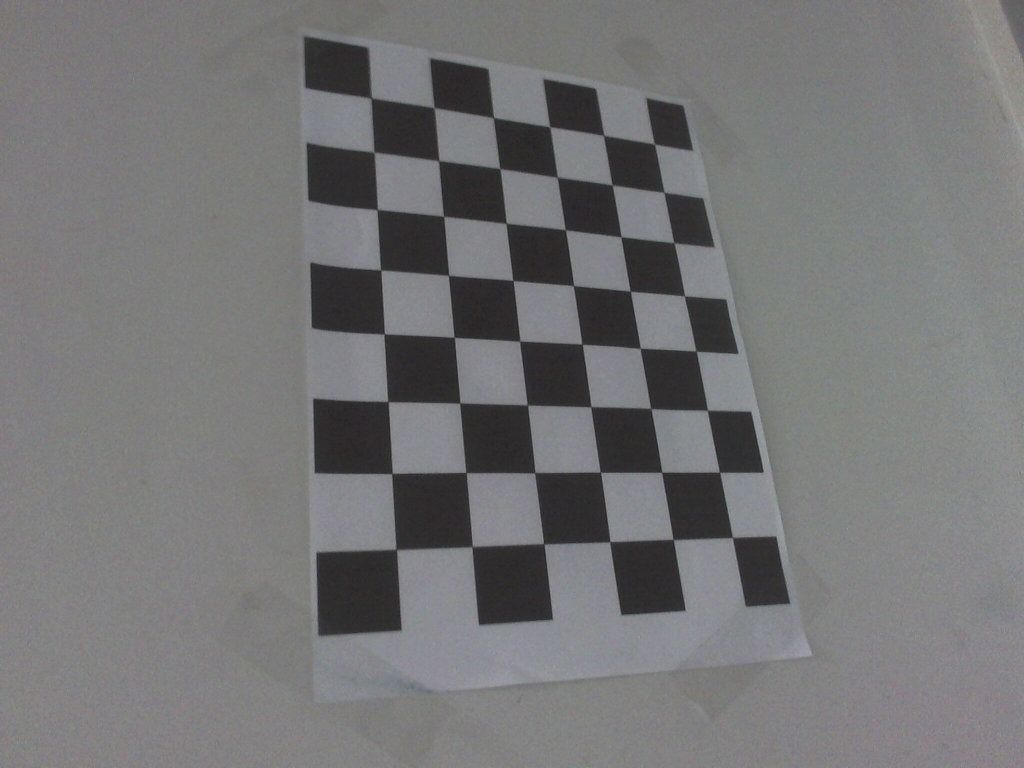
#> input picture 2019-04-08-171357.jpg, 2048 x 1536 px (shown at 1/2 size); its folder holds 4 pictures in this run; the run also reads 1 picture not shown here
$ python test-calib.py
#> lines starting #> are read from the running program, lines starting #| are printed output that depends on the picture; after the words box and inside, x2 and y2 are one past the last pixel; in counts of white or black regions, pixels touching at a corner belong together
import numpy as np
import cv2
import glob

# termination criteria
criteria = (cv2.TERM_CRITERIA_EPS + cv2.TERM_CRITERIA_MAX_ITER, 30, 0.001)

# prepare object points, like (0,0,0), (1,0,0), (2,0,0) ....,(6,5,0)
objp = np.zeros((6*8,3), np.float32)
objp[:,:2] = np.mgrid[0:8,0:6].T.reshape(-1,2)

# Arrays to store object points and image points from all the images.
objpoints = [] # 3d point in real world space
imgpoints = [] # 2d points in image plane.

images = glob.glob('*.jpg')

cv2.namedWindow('img', cv2.WINDOW_NORMAL)        # Create window with freedom of dimensions
cv2.resizeWindow('img', 800, 600)


for fname in images:
    img = cv2.imread(fname)
#> img is the input picture: shape (1536, 2048, 3); mean B, G, R 117.2, 116.4, 116.4
    gray = cv2.cvtColor(img,cv2.COLOR_BGR2GRAY)

    # Find the chess board corners
    ret, corners = cv2.findChessboardCorners(gray, (8,6),None)
#> ret = True; corners = 48 rows, first 8: [1308.5, 288], [1329, 384.5], [1346.5, 483.6], [1370, 592], [1392.5, 702.5], [1417.4, 819.2], [1439, 944.5], [1465, 1075.5]

    # If found, add object points, image points (after refining them)
    if ret == True:
        objpoints.append(objp)

        cv2.cornerSubPix(gray,corners,(11,11),(-1,-1),criteria)
        imgpoints.append(corners)

        # Draw and display the corners
        cv2.drawChessboardCorners(img, (8,6), corners,ret)
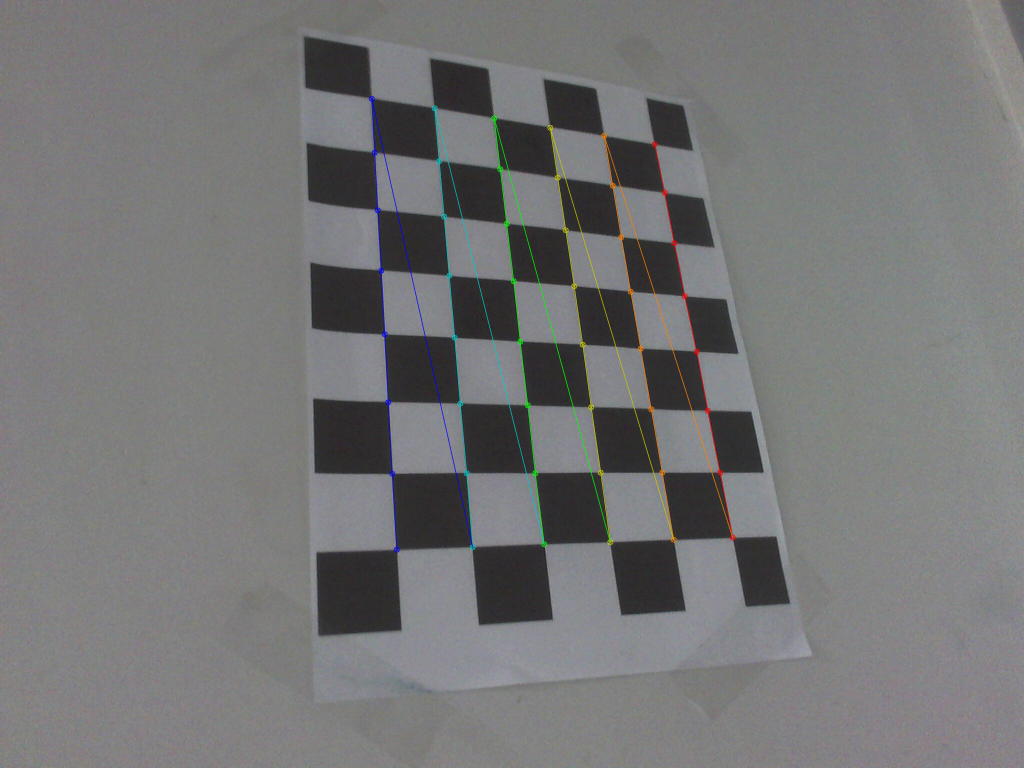
#> img: shape (1536, 2048, 3) (shown at 1/2 size); 1.01% of pixels changed, all inside (x1, y1, x2, y2) = (737, 191, 1472, 1106)
        cv2.imshow('img',img)
        cv2.waitKey(500)
#> pass 2 of the loop `for fname in images:`:
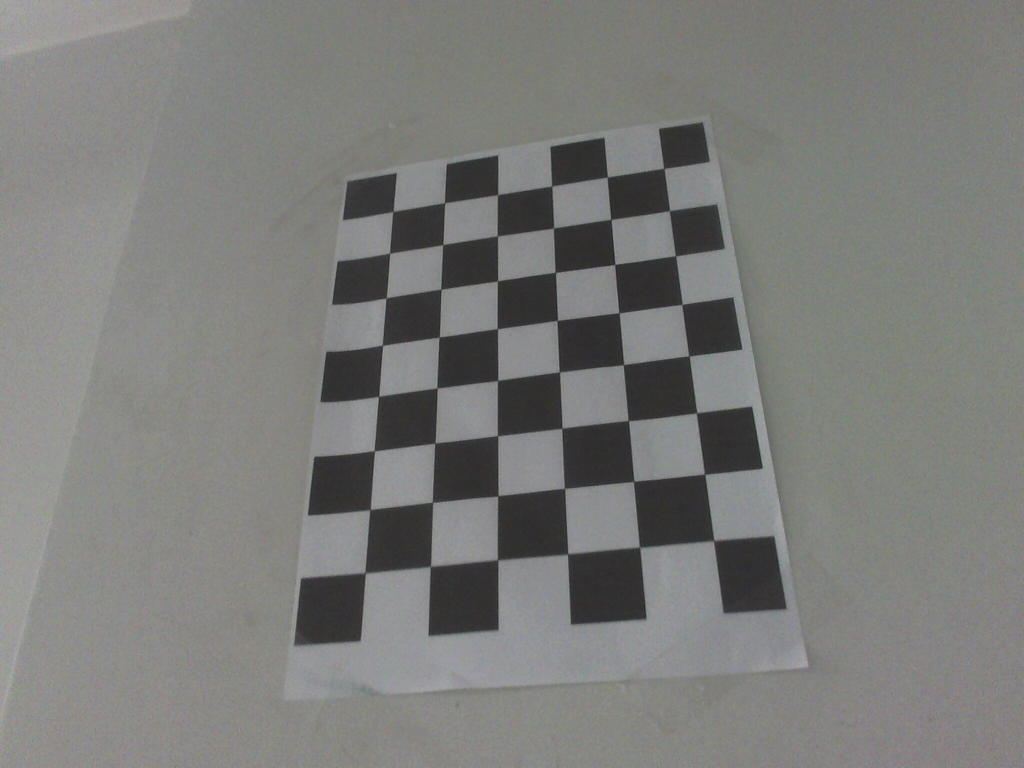
#> input picture 2019-04-08-171420.jpg, 2048 x 1536 px (shown at 1/2 size)
#> img is the input picture: shape (1536, 2048, 3); mean B, G, R 121.4, 123.8, 123.4
#> corners = 48 rows, first 8: [1324, 345], [1338.5, 422.5], [1353, 511.9], [1364, 609.5], [1378.7, 712.4], [1393.6, 827.1], [1410.7, 949.7], [1428, 1081.5]
#> `cv2.drawChessboardCorners(img, (8,6), corners,ret)`:
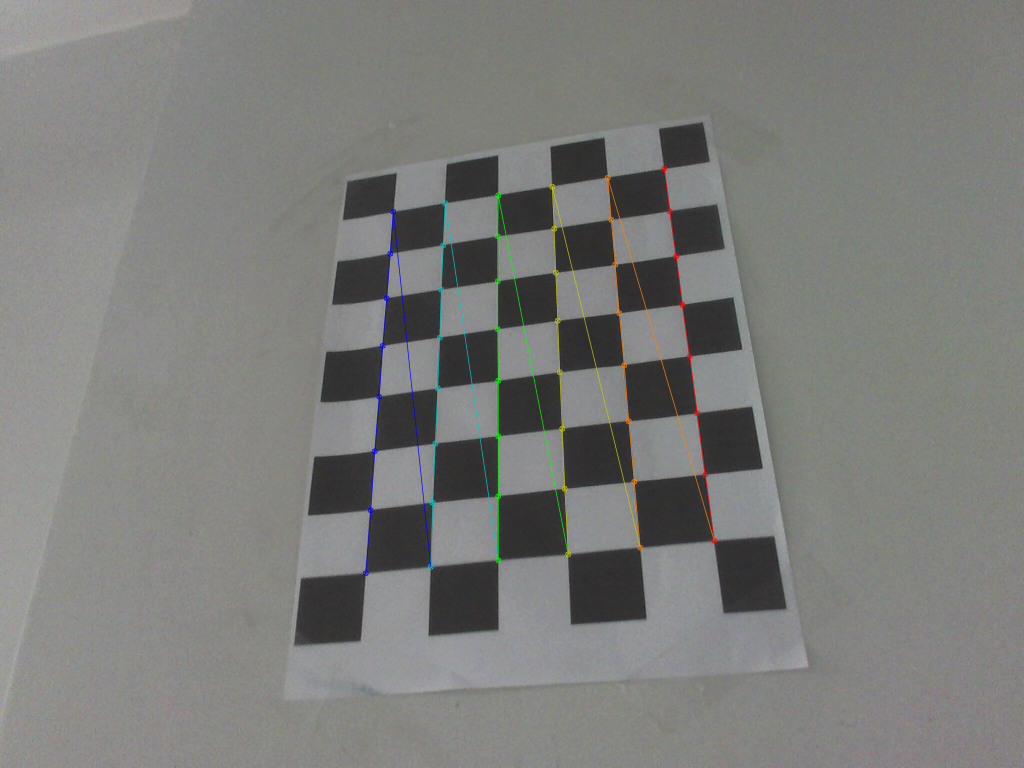
#> img: shape (1536, 2048, 3) (shown at 1/2 size); 0.89% of pixels changed, all inside (x1, y1, x2, y2) = (725, 331, 1435, 1153)
#> pass 3 of the loop `for fname in images:`:
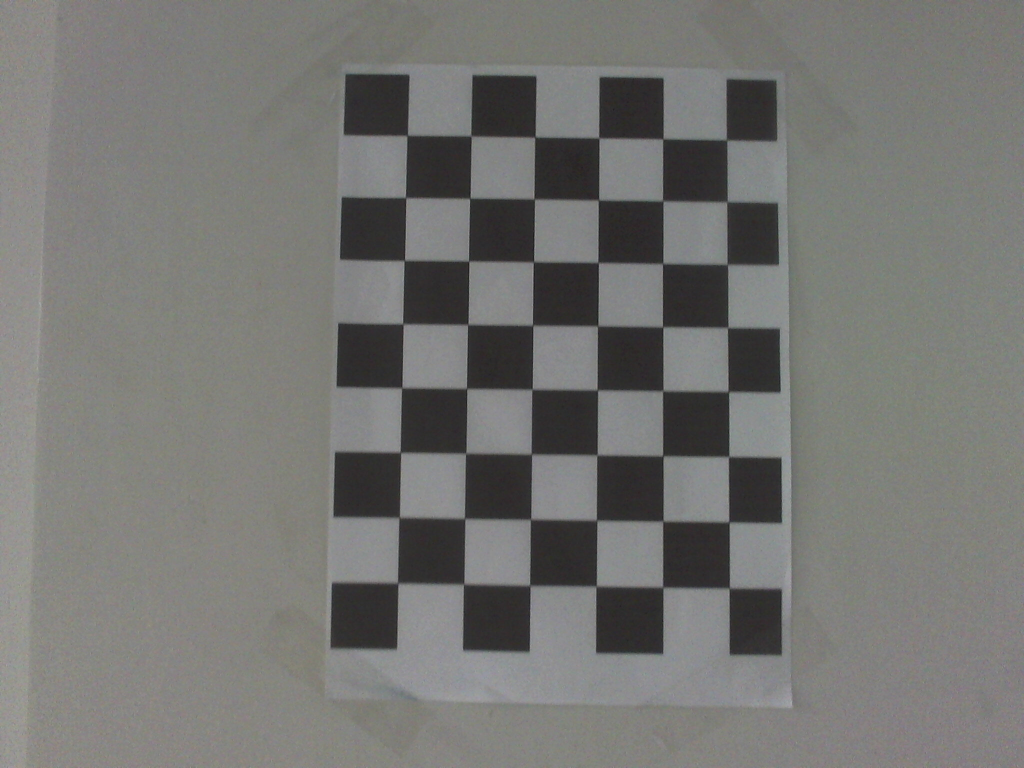
#> input picture 2019-04-08-171433.jpg, 2048 x 1536 px (shown at 1/2 size)
#> img is the input picture: shape (1536, 2048, 3); mean B, G, R 114.1, 116.9, 117
#> corners = 48 rows, first 8: [796, 1166.5], [798.5, 1035.5], [801.5, 905], [804, 776], [806.5, 648], [809.5, 521], [811.5, 395.5], [814.5, 270.5]
#> `cv2.drawChessboardCorners(img, (8,6), corners,ret)`:
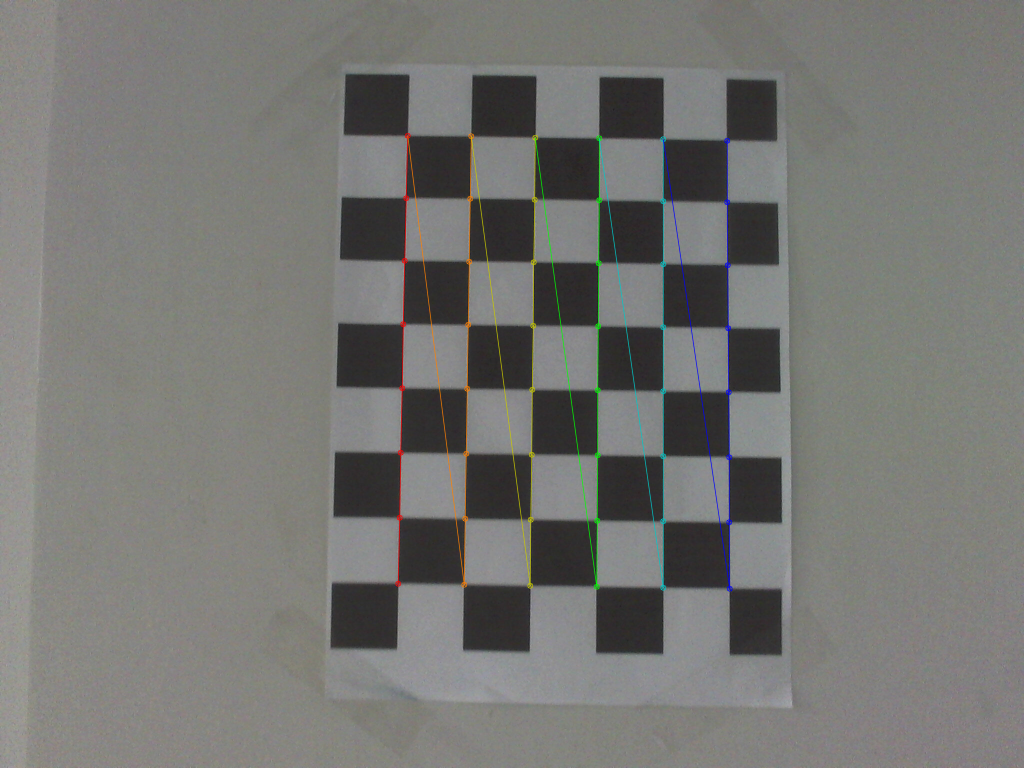
#> img: shape (1536, 2048, 3) (shown at 1/2 size); 1.06% of pixels changed, all inside (x1, y1, x2, y2) = (790, 265, 1466, 1184)
#> the loop made 4 passes; the first 3 are shown

cv2.destroyAllWindows()
ret, mtx, dist, rvecs, tvecs = cv2.calibrateCamera(objpoints, imgpoints, gray.shape[::-1],None,None)
print("\nret \n", ret, "\nmtx \n", mtx, "\ndist \n",dist, "\nrvecs \n", rvecs, "\ntvecs \n", tvecs)
img = cv2.imread('2019-04-08-171420.jpg',cv2.IMREAD_GRAYSCALE)
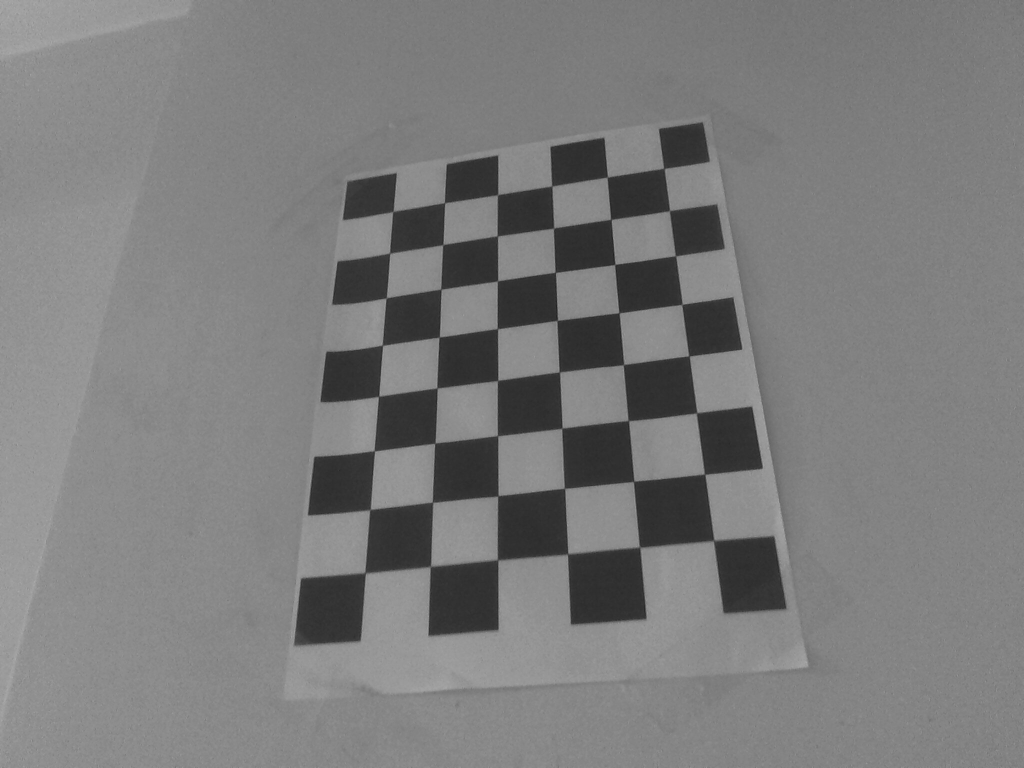
#> img: shape (1536, 2048) (shown at 1/2 size); min 25, max 176, mean 123.4
h,  w = img.shape[:2]
#> h = 1536; w = 2048
newcameramtx, roi = cv2.getOptimalNewCameraMatrix(mtx, dist, (w, h), 1, (w, h))

# undistort
dst = cv2.undistort(img, mtx, dist, None, newcameramtx)
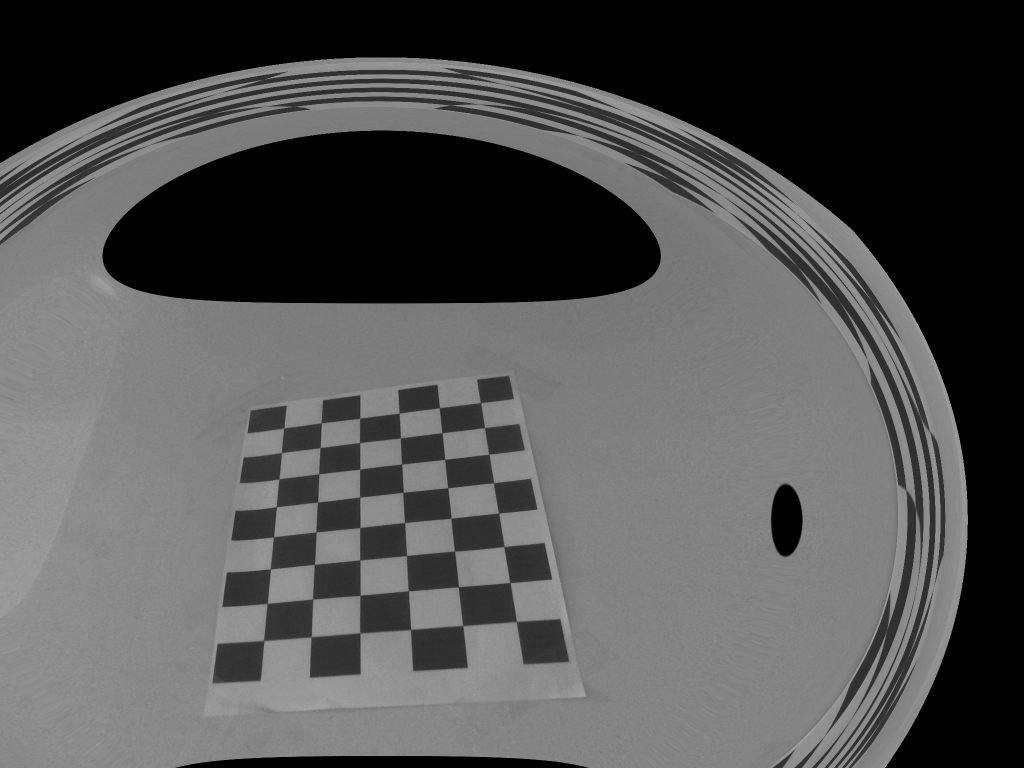
#> dst: shape (1536, 2048) (shown at 1/2 size); min 0, max 172, mean 81.7
# crop the image
x,y,w,h = roi
dst = dst[y:y+h, x:x+w]
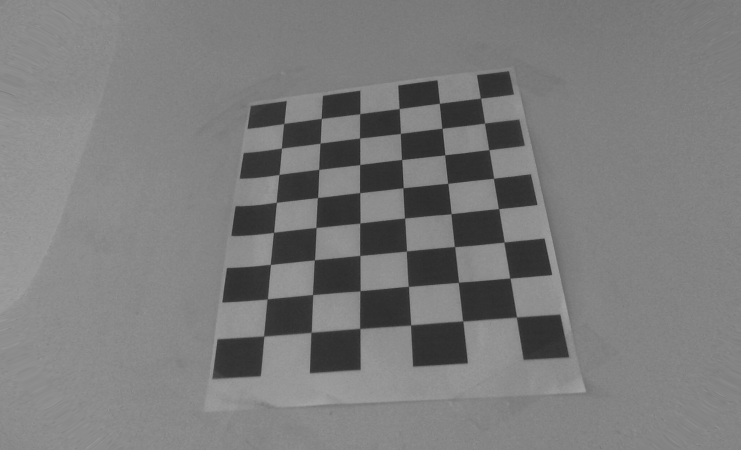
#> dst: shape (900, 1481) (shown at 1/2 size); min 30, max 172, mean 123
cv2.imwrite('calibresult.png',dst)
